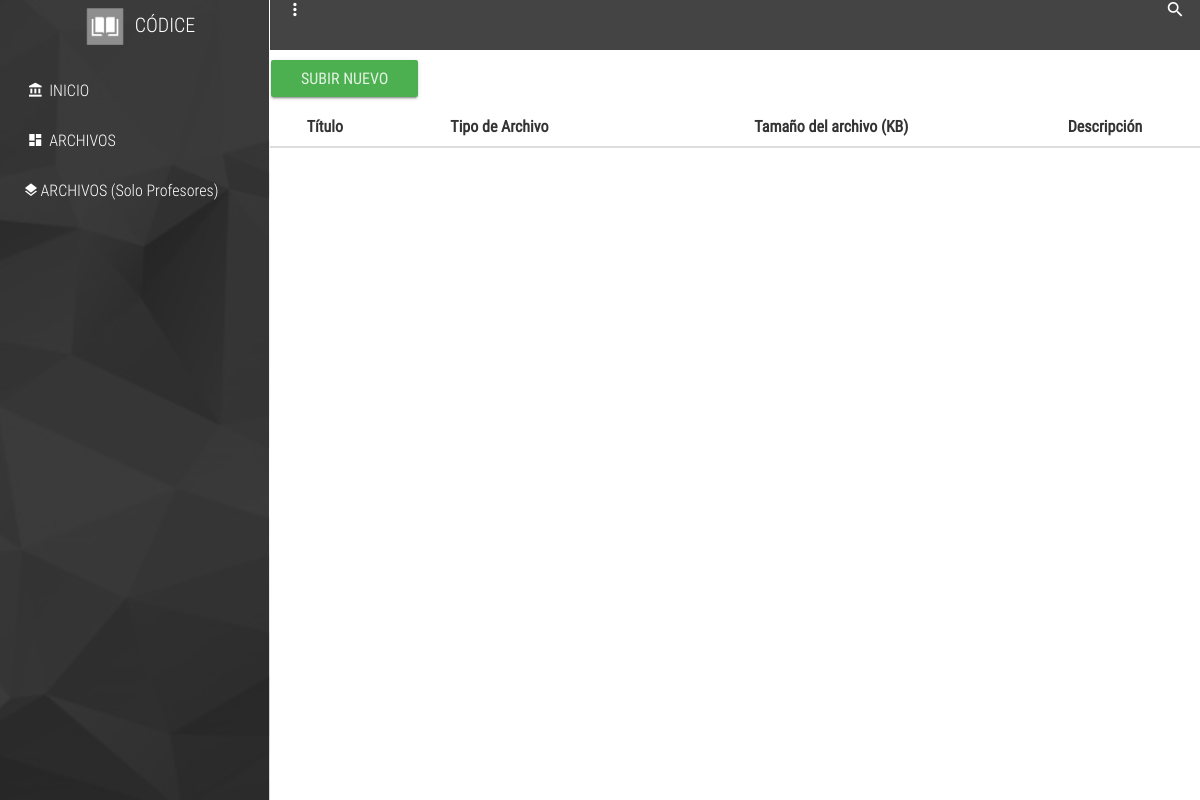
The app's page /archivos.php, older data.
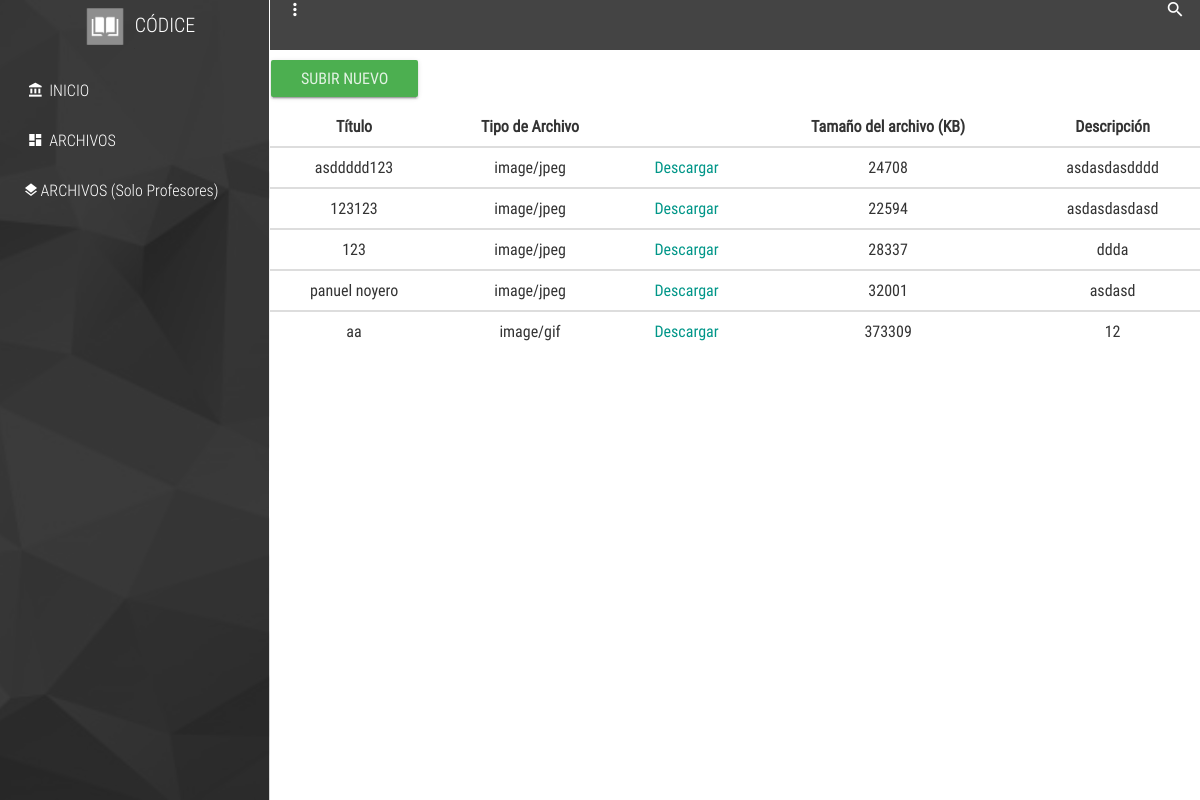
The same page, newer data.
### tables this page shows
CREATE TABLE `archivos` (
  `id` smallint(11) NOT NULL,
  `nombre` varchar(255) NOT NULL,
  `descripcion` varchar(255) NOT NULL,
  `archivo` longblob NOT NULL,
  `ruta` varchar(200) NOT NULL,
  `tipo` varchar(200) NOT NULL,
  `size` int(50) NOT NULL,
  `fk_materia` smallint(11) NOT NULL,
  `fk_curso` smallint(11) NOT NULL,
  `fk_profesor` smallint(11) NOT NULL
);

### archivos.php (the view, shortened to what this page needs)
<<!DOCTYPE html>
<html lang="es">
<head>
	<link rel="stylesheet" href="./css/main.css">
</head>
<body>
	<section class="full-box cover dashboard-sideBar">
		<div class="full-box dashboard-sideBar-ct">
			<div class="full-box text-uppercase text-center text-titles dashboard-sideBar-title">
				<img src="./assets/img/logo.png" width="60px">códice <i class="zmdi zmdi-close btn-menu-dashboard visible-xs"></i>
			</div>
			<ul class="list-unstyled full-box dashboard-sideBar-Menu">
				<li>
					<a href="index.php">
						<i class="zmdi zmdi-balance zmdi-hc-fw"></i> INICIO
					</a>
				</li>
				<li>
					<a href="materias.php" class="btn-sideBar-SubMenu">
						<i class="zmdi zmdi-view-dashboard zmdi-hc-fw"></i> ARCHIVOS
					</a>
				</li>
				<li>
					<a href="archivos_mostrar.php" class="btn-sideBar-SubMenu">
						<i class="zmdi zmdi-layers"></i> ARCHIVOS (Solo Profesores)
					</a>
				</li>
			</ul>
		</div>
	</section>
	<section class="full-box dashboard-contentPage">
		<nav class="full-box dashboard-Navbar">
			<ul class="full-box list-unstyled text-right">
				<li class="pull-left">
					<a href="#!" class="btn-menu-dashboard"><i class="zmdi zmdi-more-vert"></i></a>
				</li>
				<li>
					<a href="#!" class="btn-search">
						<i class="zmdi zmdi-search"></i>
					</a>
				</li>
			</ul>
		</nav>
		<a href="subida_archivo.php"><button class='btn btn-success btn-raised btn-lg'>Subir Nuevo</button></a>
	    	<table border="1">
		    <div class="tab-pane fade" id="list">
							<div class="table-responsive">
								<table class="table table-hover text-center ">
			<thead>
			<tr>
			    <th class="text-center">Título</th>
			    <th class="text-center">Tipo de Archivo</th>
			    <th class="text-center"></th>
			    <th class="text-center">Tamaño del archivo (KB)</th>
			    <th class="text-center">Descripción</th>
			</tr>
		    </thead>
			<?php
			include('conexion.php');
      			$materia = $_REQUEST['materia'];
			if($materia == NULL){
			    $query = "SELECT * FROM archivos";
			}
			else {
			    $query = "SELECT * FROM archivos WHERE fk_materia = $materia";
			}
			    $res = mysqli_query($conexion,$query);
			    while ($row = $res->fetch_assoc()){
			?>
			<tbody>
			<tr>
			<td><?php echo $row['nombre']; ?></td>
			<td><?php echo $row['tipo']; ?></td>
			<td><a download href="upload/<?php echo $row['ruta'] ?>">Descargar</a></td>
			<td><?php echo $row['size']; ?></td>
			<td><?php echo $row['descripcion']; ?></td>
			</tr>
			<?php } ?>
		    </tbody>
	    	</table>
	    </div>
	</div>
		<br>
</body>
</html>

Row changes from the older to the newer data that the page shows:
added archivos: nombre "asddddd123", tipo "image/jpeg", size "24708", descripcion "asdasdasdddd"
added archivos: nombre "123123", tipo "image/jpeg", size "22594", descripcion "asdasdasdasd"
added archivos: nombre "123", tipo "image/jpeg", size "28337", descripcion "ddda"
added archivos: nombre "panuel noyero", tipo "image/jpeg", size "32001", descripcion "asdasd"
added archivos: nombre "aa", tipo "image/gif", size "373309", descripcion "12"
